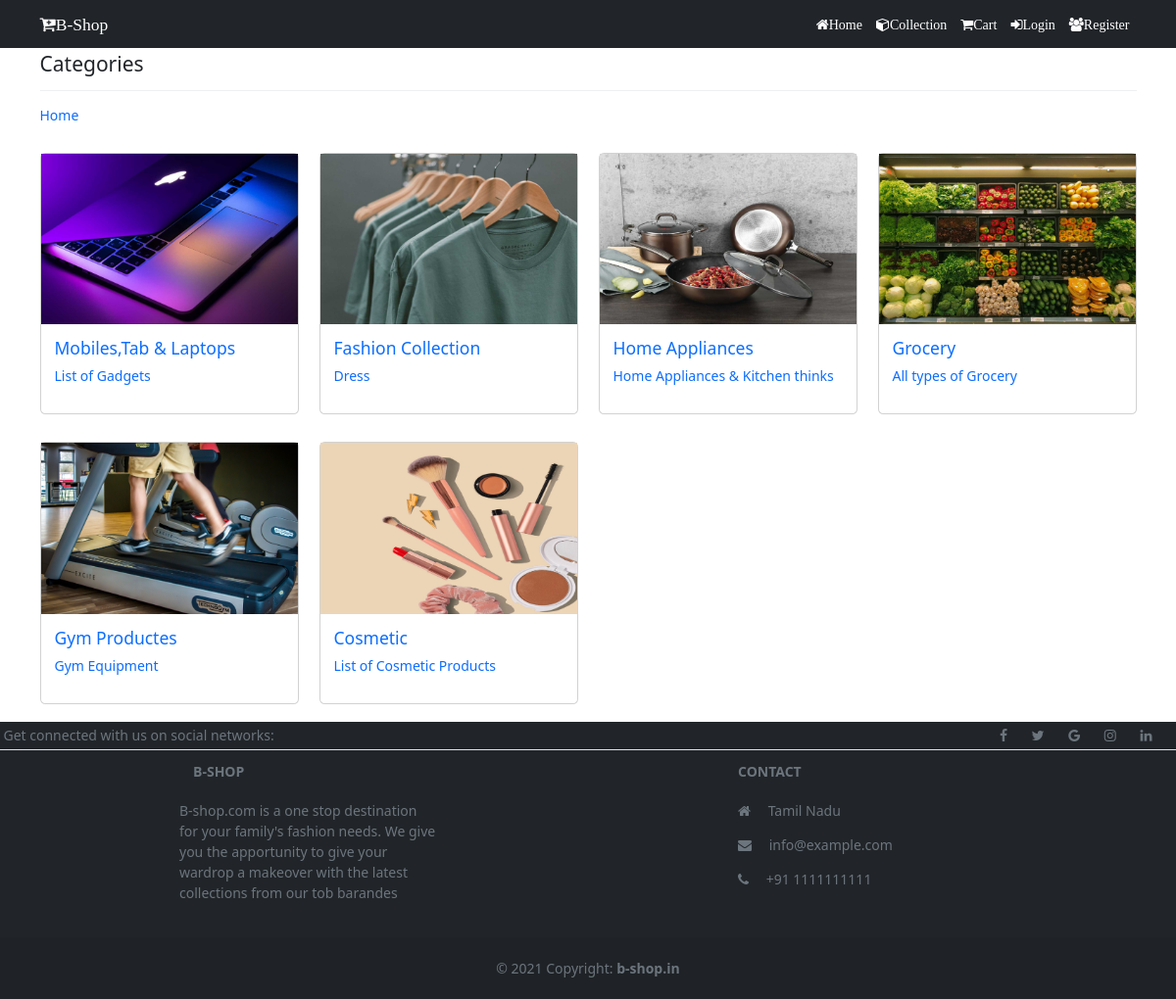
Page /collections/ on the committed database.
### application1/models.py (models this page shows)
class Catagory(models.Model):
    name=models.CharField(max_length=150,null=False,blank=False)
    image=models.ImageField(upload_to=getFileName,null=True,blank=True)
    description=models.TextField(max_length=500,null=False,blank=False)
    status=models.BooleanField(default=False,help_text="0-show,1-Hidden")
    created_at=models.DateTimeField(auto_now_add=True)

### application1/views.py (the view)
# urls.py: path('collections/',views.Collections,name="collection_page"),
def Collections(request):
    separate= Catagory.objects.filter(status=0)
    return render(request,"temp1/collection.html",{"separate":separate})

### application1/templates/temp1/collection.html (shortened to what this page needs)
{% extends 'temp1/layout/main.html' %}
{% block content %}
    <section class="light py-1">
        <div class="container">
            <div class="row">
                <div class="col-12">
                    <h4 class="mb-3">Categories</h4>
                    <hr style="border-color:#b8bfc2;">
                    <nav aria-label="breadcrumb">
                        <ol class="breadcrumb">
                          <li class="breadcrumb-item"><a href="{% url 'home_page' %}">Home</a></li>
                        </ol>
                      </nav>
                </div>
                {% for product in separate %}
                <div class="col-md-4 col-lg-3">
                    <div class="card my-3">
                        <img src="{{product.image.url}}" class="card-image-top" alt="categories">
                        <a href="{% url 'collection_page2' product.name %}">
                            <div class="card-body">
                                <h5 class="card-title text-primary">{{product.name}}</h5>
                                <p class="Card-text">{{product.description}}</p>
                            </div>
                        </a>
                    </div>
                </div>
                {% endfor %}
            </div>
        </div>
    </section>
{% endblock content %}

### static/css/style.css (style rules this page uses)
html { font-size:14px; }
a { text-decoration: none !important; }

### rows in the picture
Catagory: image (picture), name "Mobiles,Tab & Laptops", description "List of Gadgets"
Catagory: image (picture), name "Fashion Collection", description "Dress"
Catagory: image (picture), name "Home Appliances", description "Home Appliances & Kitchen thinks"
Catagory: image (picture), name "Grocery", description "All types of Grocery"
Catagory: image (picture), name "Gym Productes", description "Gym Equipment"
Catagory: image (picture), name "Cosmetic", description "List of Cosmetic Products"
